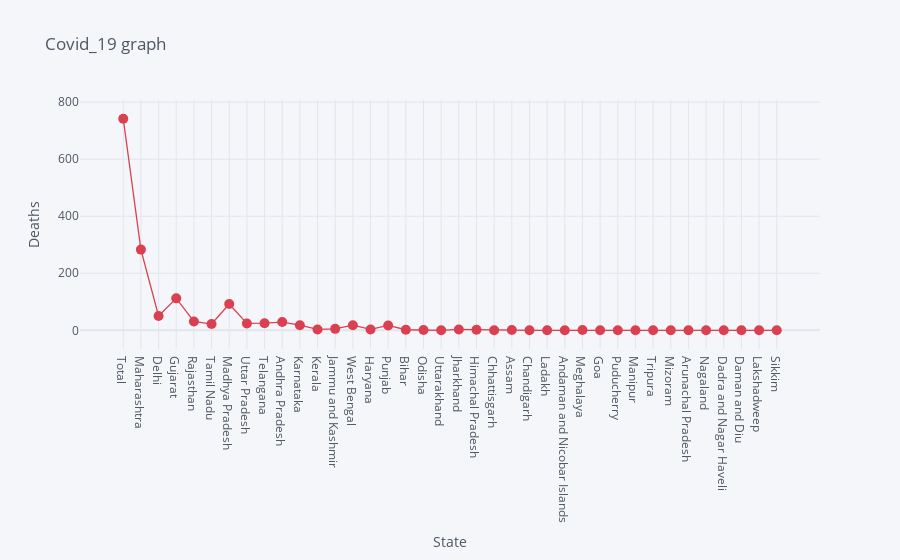

Write notebook code for a chart like this one.
### Markdown cell above
# Deceased per State

### Code cell
df.iplot(kind= 'scatter', x= 'State', y='Deaths', mode= 'markers+lines', title= 'Covid_19 graph', xTitle= 'State', yTitle= 'Deaths', color= 'red', size= 10)

### Figure 1 — Plotly figure (JSON) as saved in the notebook; plotly's stock layout.template omitted (floating-point values rounded to 4 significant figures)
{"data": [{"line": {"color": "rgba(219, 64, 82, 1.0)", "dash": "solid", "shape": "linear", "width": 1.3}, "marker": {"size": 10, "symbol": "circle"}, "mode": "markers+lines", "name": "Deaths", "text": "", "type": "scatter", "x": ["Total", "Maharashtra", "Delhi", "Gujarat", "Rajasthan", "Tamil Nadu", "Madhya Pradesh", "Uttar Pradesh", "Telangana", "Andhra Pradesh", "Karnataka", "Kerala", "Jammu and Kashmir", "West Bengal", "Haryana", "Punjab", "Bihar", "Odisha", "Uttarakhand", "Jharkhand", "Himachal Pradesh", "Chhattisgarh", "Assam", "Chandigarh", "Ladakh", "Andaman and Nicobar Islands", "Meghalaya", "Goa", "Puducherry", "Manipur", "Tripura", "Mizoram", "Arunachal Pradesh", "Nagaland", "Dadra and Nagar Haveli", "Daman and Diu", "Lakshadweep", "Sikkim"], "y": [742, 283, 50, 112, 31, 22, 92, 24, 25, 29, 18, 3, 5, 18, 3, 17, 2, 1, 0, 3, 2, 0, 1, 0, 0, 0, 1, 0, 0, 0, 0, 0, 0, 0, 0, 0, 0, 0]}], "layout": {"legend": {"bgcolor": "#F5F6F9", "font": {"color": "#4D5663"}}, "paper_bgcolor": "#F5F6F9", "plot_bgcolor": "#F5F6F9", "title": {"font": {"color": "#4D5663"}, "text": "Covid_19 graph"}, "xaxis": {"gridcolor": "#E1E5ED", "showgrid": true, "tickfont": {"color": "#4D5663"}, "title": {"font": {"color": "#4D5663"}, "text": "State"}, "zerolinecolor": "#E1E5ED"}, "yaxis": {"gridcolor": "#E1E5ED", "showgrid": true, "tickfont": {"color": "#4D5663"}, "title": {"font": {"color": "#4D5663"}, "text": "Deaths"}, "zerolinecolor": "#E1E5ED"}}}
